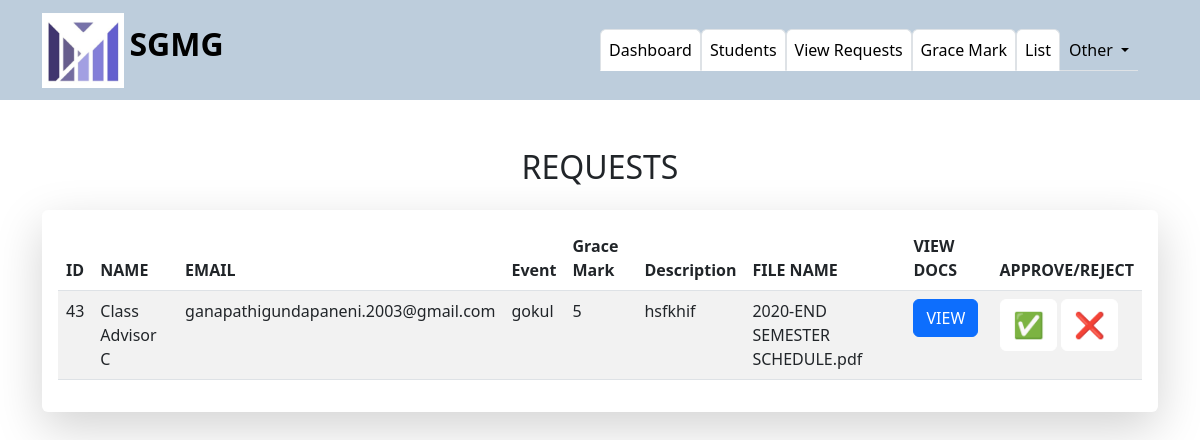
The app's page /Admin/admin_view_requests.php with its own data.
### tables this page shows
CREATE TABLE `faculty_request` (
  `id` varchar(50) NOT NULL,
  `name` varchar(100) NOT NULL,
  `email` varchar(100) NOT NULL,
  `event` varchar(50) NOT NULL,
  `description` varchar(200) NOT NULL,
  `gracemark` varchar(10) NOT NULL,
  `filename` varchar(100) NOT NULL,
  `app_rej` varchar(100) NOT NULL DEFAULT 'N/A'
);

### Admin/admin_view_requests.php (the view, shortened to what this page needs)
<?php
    $db_host = "localhost";
    $db_user = "root";
    $db_pw = "";
    $db_name = "grace_marks";
    $conn = mysqli_connect($db_host, $db_user, $db_pw, $db_name);
    $sql = "SELECT `id`, `name`, `email`, `event`, `gracemark`,`description`, `filename` FROM faculty_request";
    $result = mysqli_query($conn, $sql);
    $sql1 = "SELECT filenewname FROM `faculty_docs`;";
    $result1 = mysqli_query($conn, $sql1);
    $data2 = array();
    if ($result1->num_rows > 0) {
        while ($row2 = $result1->fetch_assoc()) {
            $data2[] = $row2['filenewname'];
    }
	}
?>
<!doctype html>
<html lang="en">
  <head>
    <link href="https://cdn.jsdelivr.net/npm/bootstrap@5.3.0-alpha3/dist/css/bootstrap.min.css" rel="stylesheet">
  </head>
  <body>
    <nav class="navbar navbar-expand-lg">
        <div class="container-fluid">
          <a class="navbar-brand" href="#"><img src="SGMG_Logo.jpg" style="height: 75px; padding-left: 30px;" > <b style="font-size: xx-large;">SGMG</b></a>
          <div class="collapse navbar-collapse" id="navbarNavAltMarkup">
            <div class="navbar-nav ms-auto" style="padding-right: 50px;">
                <ul class="nav justify-content-end nav-tabs">
                    <li class="nav-item">
                      <a class="nav-link active" aria-current="page" href="admin_dashboard.php">Dashboard</a>
                    </li>
                    <li class="nav-item">
                        <a class="nav-link active" aria-current="page" href="#">Students</a>
                    </li>
                    <li class="nav-item dropdown">
                        <a class="nav-link active" aria-current="page" role="button" data-bs-toggle="dropdown" aria-expanded="false" style="color: black;">View Requests</a>
                    </li>
                    <li class="nav-item">
                        <a class="nav-link active" aria-current="page" href="calci1.php">Grace Mark</a>
                    </li>
                    <li class="nav-item">
                        <a class="nav-link active" aria-current="page" href="edit_gmark_list.php">List</a>
                    </li>
                    <li class="nav-item dropdown">
                        <a class="nav-link dropdown-toggle" href="#" role="button" data-bs-toggle="dropdown" aria-expanded="false" style="color: black;">
                          Other
                        </a>
                    </li>
                  </ul>
            </div>
          </div>
        </div>
    </nav>
    <div class="container mt-5">
        <div class="row">
          <div class="col-md-12">
            <h2 class="text-center mb-4">REQUESTS</h2>
            <div class="shadow-lg p-3 mb-5 bg-white rounded">
              <table class="table table-striped table-hover">
                <thead>
                  <tr>
                    <th>ID</th>
                    <th>NAME</th>
                    <th>EMAIL</th>
                    <th>Event</th>
                    <th>Grace Mark</th>
                    <th>Description</th>
                    <th>FILE NAME</th>
                    <th>VIEW DOCS</th>
                    <th>APPROVE/REJECT</th>
                   </tr>
                </thead>
                <tbody>
                <?php
                      $i=0;
                      if (mysqli_num_rows($result) > 0) {
                        while ($row = mysqli_fetch_assoc($result)) {
                          echo "<tr>";
                          foreach ($row as $value) {
                            echo "<td>" . $value . "</td>";
                          }
                          $ok="admin_view_requests/".$data2[$i].'.pdf';
                          echo "<td><a href='".$ok."' target='_blank' class='btn btn-primary name='file_id''>VIEW</a></td>
                          <td>
                            <form action='#' method='POST'>
                              <input type='hidden' name='list1' value='25'>
                              <button type='submit' class='btn btn-tick' id='yes' onclick='yes()'>&#9989</button>
                              <input type='hidden' name='list2' value='25'>
                              <button type='submit' class='btn btn-tick' id='no' onclick='no()'>&#10060</button>
                            </form>
                          </td>";
                          echo "</tr>";
                          $i++;
                        }
                      } else {
                        echo "No data found";
                      }
                  ?>
                    </tbody>
               </table>
            </div>
          </div>
        </div>
    </div>
  </body>
</html>

### Admin/admin_view_requests.php (style rules this page uses)
.navbar { height: 100px; background-color: #bdcddc; }
.navbar-brand { color: black; font-weight: bold; text-decoration: none; }
.btn-tick { background-color: white; border-color: white; font-size: 25px; }

### records on screen
faculty_request: id "43", name "Class Advisor C", email "ganapathigundapaneni.2003@gmail.com", event "gokul", gracemark "5", description "hsfkhif", filename "2020-END SEMESTER SCHEDULE.pdf"
